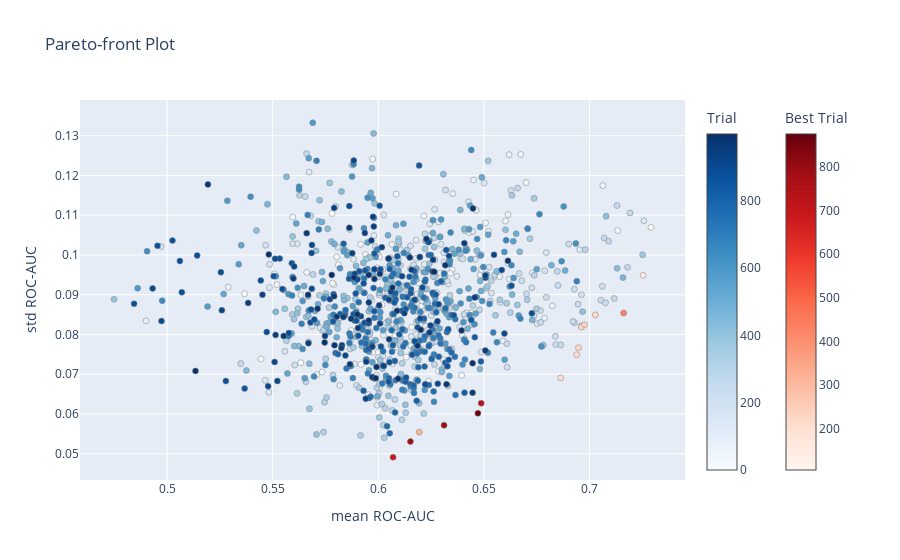

Here is the notebook cell this chart was saved with:
### Code cell
optuna.visualization.plot_pareto_front(study, target_names=["mean ROC-AUC", "std ROC-AUC"])

### Figure 1 — Plotly figure (JSON) as saved in the notebook; plotly's stock layout.template omitted (floating-point values rounded to 4 significant figures; data arrays with more than 128 entries replaced by an {"elided": "..."} marker saying what was removed)
{"data": [{"hovertemplate": "%{text}<extra>Trial</extra>", "marker": {"color": {"elided": "985 int values"}, "colorbar": {"title": {"text": "Trial"}}, "colorscale": [[0, "rgb(247,251,255)"], [0.125, "rgb(222,235,247)"], [0.25, "rgb(198,219,239)"], [0.375, "rgb(158,202,225)"], [0.5, "rgb(107,174,214)"], [0.625, "rgb(66,146,198)"], [0.75, "rgb(33,113,181)"], [0.875, "rgb(8,81,156)"], [1, "rgb(8,48,107)"]], "line": {"color": "Grey", "width": 0.5}}, "mode": "markers", "showlegend": false, "text": {"elided": "985 str values"}, "type": "scatter", "x": {"elided": "985 float values"}, "y": {"elided": "985 float values"}}, {"hovertemplate": "%{text}<extra>Best Trial</extra>", "marker": {"color": [105, 176, 211, 217, 220, 222, 225, 234, 311, 438, 694, 736, 787, 799, 876], "colorbar": {"title": {"text": "Best Trial"}, "x": 1.1, "xpad": 40}, "colorscale": [[0, "rgb(255,245,240)"], [0.125, "rgb(254,224,210)"], [0.25, "rgb(252,187,161)"], [0.375, "rgb(252,146,114)"], [0.5, "rgb(251,106,74)"], [0.625, "rgb(239,59,44)"], [0.75, "rgb(203,24,29)"], [0.875, "rgb(165,15,21)"], [1, "rgb(103,0,13)"]], "line": {"color": "Grey", "width": 0.5}}, "mode": "markers", "showlegend": false, "text": ["{<br>  \"number\": 105,<br>  \"values\": [<br>    0.729115017272912,<br>    0.10692598116504765<br>  ],<br>  \"params\": {<br>    \"ORE_TONNAGE\": 1,<br>    \"INITIAL_COST\": 1,<br>    \"COPPER_GRADE\": 0,<br>    \"GOLD_DENSITY\": 1,<br>    \"SILVER_DENSITY\": 0,<br>    \"PRECIOUS_ORE_DENSITY\": 0,<br>    \"GOLD_TONNAGE\": 1,<br>    \"SILVER_TONNAGE\": 1,<br>    \"PRECIOUS_TONNAGE\": 0,<br>    \"COPPER_TONNAGE\": 0,<br>    \"ECONOMIC_TONNAGE\": 1,<br>    \"LOG_10_ORE_TONNAGE\": 1,<br>    \"LOG_10_INITIAL_COST\": 1,<br>    \"LOG_10_COPPER_GRADE\": 1,<br>    \"LOG_10_GOLD_DENSITY\": 0,<br>    \"LOG_10_SILVER_DENSITY\": 0,<br>    \"LOG_10_PRECIOUS_ORE_DENSITY\": 1,<br>    \"LOG_10_GOLD_TONNAGE\": 0,<br>    \"LOG_10_SILVER_TONNAGE\": 1,<br>    \"LOG_10_PRECIOUS_TONNAGE\": 0,<br>    \"LOG_10_COPPER_TONNAGE\": 0,<br>    \"LOG_10_ECONOMIC_TONNAGE\": 0,<br>    \"GLOBAL_REGION\": 0,<br>    \"GEOLOGIC_ORE_BODY_TYPE\": 0,<br>    \"n_components\": 2,<br>    \"n_estimators\": 6,<br>    \"max_depth\": 2,<br>    \"min_samples_split\": 8,<br>    \"min_samples_leaf\": 4<br>  }<br>}", "{<br>  \"number\": 176,<br>  \"values\": [<br>    0.7254092438302967,<br>    0.09486836201735434<br>  ],<br>  \"params\": {<br>    \"ORE_TONNAGE\": 1,<br>    \"INITIAL_COST\": 1,<br>    \"COPPER_GRADE\": 0,<br>    \"GOLD_DENSITY\": 1,<br>    \"SILVER_DENSITY\": 0,<br>    \"PRECIOUS_ORE_DENSITY\": 0,<br>    \"GOLD_TONNAGE\": 0,<br>    \"SILVER_TONNAGE\": 1,<br>    \"PRECIOUS_TONNAGE\": 1,<br>    \"COPPER_TONNAGE\": 1,<br>    \"ECONOMIC_TONNAGE\": 1,<br>    \"LOG_10_ORE_TONNAGE\": 1,<br>    \"LOG_10_INITIAL_COST\": 1,<br>    \"LOG_10_COPPER_GRADE\": 0,<br>    \"LOG_10_GOLD_DENSITY\": 0,<br>    \"LOG_10_SILVER_DENSITY\": 1,<br>    \"LOG_10_PRECIOUS_ORE_DENSITY\": 0,<br>    \"LOG_10_GOLD_TONNAGE\": 0,<br>    \"LOG_10_SILVER_TONNAGE\": 0,<br>    \"LOG_10_PRECIOUS_TONNAGE\": 1,<br>    \"LOG_10_COPPER_TONNAGE\": 0,<br>    \"LOG_10_ECONOMIC_TONNAGE\": 0,<br>    \"GLOBAL_REGION\": 0,<br>    \"GEOLOGIC_ORE_BODY_TYPE\": 0,<br>    \"n_components\": 2,<br>    \"n_estimators\": 6,<br>    \"max_depth\": 2,<br>    \"min_samples_split\": 9,<br>    \"min_samples_leaf\": 2<br>  }<br>}", "{<br>  \"number\": 211,<br>  \"values\": [<br>    0.6863803653277336,<br>    0.06905482436851888<br>  ],<br>  \"params\": {<br>    \"ORE_TONNAGE\": 1,<br>    \"INITIAL_COST\": 1,<br>    \"COPPER_GRADE\": 1,<br>    \"GOLD_DENSITY\": 1,<br>    \"SILVER_DENSITY\": 1,<br>    \"PRECIOUS_ORE_DENSITY\": 0,<br>    \"GOLD_TONNAGE\": 0,<br>    \"SILVER_TONNAGE\": 1,<br>    \"PRECIOUS_TONNAGE\": 1,<br>    \"COPPER_TONNAGE\": 1,<br>    \"ECONOMIC_TONNAGE\": 1,<br>    \"LOG_10_ORE_TONNAGE\": 1,<br>    \"LOG_10_INITIAL_COST\": 1,<br>    \"LOG_10_COPPER_GRADE\": 0,<br>    \"LOG_10_GOLD_DENSITY\": 0,<br>    \"LOG_10_SILVER_DENSITY\": 1,<br>    \"LOG_10_PRECIOUS_ORE_DENSITY\": 0,<br>    \"LOG_10_GOLD_TONNAGE\": 1,<br>    \"LOG_10_SILVER_TONNAGE\": 0,<br>    \"LOG_10_PRECIOUS_TONNAGE\": 1,<br>    \"LOG_10_COPPER_TONNAGE\": 0,<br>    \"LOG_10_ECONOMIC_TONNAGE\": 1,<br>    \"GLOBAL_REGION\": 0,<br>    \"GEOLOGIC_ORE_BODY_TYPE\": 0,<br>    \"n_components\": 2,<br>    \"n_estimators\": 6,<br>    \"max_depth\": 2,<br>    \"min_samples_split\": 9,<br>    \"min_samples_leaf\": 5<br>  }<br>}", "{<br>  \"number\": 217,<br>  \"values\": [<br>    0.6939200478674166,<br>    0.07490653035324724<br>  ],<br>  \"params\": {<br>    \"ORE_TONNAGE\": 1,<br>    \"INITIAL_COST\": 1,<br>    \"COPPER_GRADE\": 1,<br>    \"GOLD_DENSITY\": 1,<br>    \"SILVER_DENSITY\": 1,<br>    \"PRECIOUS_ORE_DENSITY\": 0,<br>    \"GOLD_TONNAGE\": 0,<br>    \"SILVER_TONNAGE\": 1,<br>    \"PRECIOUS_TONNAGE\": 1,<br>    \"COPPER_TONNAGE\": 1,<br>    \"ECONOMIC_TONNAGE\": 1,<br>    \"LOG_10_ORE_TONNAGE\": 1,<br>    \"LOG_10_INITIAL_COST\": 1,<br>    \"LOG_10_COPPER_GRADE\": 0,<br>    \"LOG_10_GOLD_DENSITY\": 0,<br>    \"LOG_10_SILVER_DENSITY\": 1,<br>    \"LOG_10_PRECIOUS_ORE_DENSITY\": 0,<br>    \"LOG_10_GOLD_TONNAGE\": 1,<br>    \"LOG_10_SILVER_TONNAGE\": 0,<br>    \"LOG_10_PRECIOUS_TONNAGE\": 1,<br>    \"LOG_10_COPPER_TONNAGE\": 0,<br>    \"LOG_10_ECONOMIC_TONNAGE\": 1,<br>    \"GLOBAL_REGION\": 0,<br>    \"GEOLOGIC_ORE_BODY_TYPE\": 0,<br>    \"n_components\": 2,<br>    \"n_estimators\": 6,<br>    \"max_depth\": 2,<br>    \"min_samples_split\": 9,<br>    \"min_samples_leaf\": 5<br>  }<br>}", "{<br>  \"number\": 220,<br>  \"values\": [<br>    0.7027879383142541,<br>    0.08490879170894212<br>  ],<br>  \"params\": {<br>    \"ORE_TONNAGE\": 1,<br>    \"INITIAL_COST\": 1,<br>    \"COPPER_GRADE\": 1,<br>    \"GOLD_DENSITY\": 1,<br>    \"SILVER_DENSITY\": 1,<br>    \"PRECIOUS_ORE_DENSITY\": 0,<br>    \"GOLD_TONNAGE\": 0,<br>    \"SILVER_TONNAGE\": 1,<br>    \"PRECIOUS_TONNAGE\": 1,<br>    \"COPPER_TONNAGE\": 1,<br>    \"ECONOMIC_TONNAGE\": 1,<br>    \"LOG_10_ORE_TONNAGE\": 1,<br>    \"LOG_10_INITIAL_COST\": 1,<br>    \"LOG_10_COPPER_GRADE\": 0,<br>    \"LOG_10_GOLD_DENSITY\": 0,<br>    \"LOG_10_SILVER_DENSITY\": 1,<br>    \"LOG_10_PRECIOUS_ORE_DENSITY\": 0,<br>    \"LOG_10_GOLD_TONNAGE\": 1,<br>    \"LOG_10_SILVER_TONNAGE\": 0,<br>    \"LOG_10_PRECIOUS_TONNAGE\": 1,<br>    \"LOG_10_COPPER_TONNAGE\": 0,<br>    \"LOG_10_ECONOMIC_TONNAGE\": 1,<br>    \"GLOBAL_REGION\": 0,<br>    \"GEOLOGIC_ORE_BODY_TYPE\": 0,<br>    \"n_components\": 2,<br>    \"n_estimators\": 6,<br>    \"max_depth\": 2,<br>    \"min_samples_split\": 9,<br>    \"min_samples_leaf\": 5<br>  }<br>}", "{<br>  \"number\": 222,<br>  \"values\": [<br>    0.6962056041003409,<br>    0.08189009285381801<br>  ],<br>  \"params\": {<br>    \"ORE_TONNAGE\": 1,<br>    \"INITIAL_COST\": 1,<br>    \"COPPER_GRADE\": 1,<br>    \"GOLD_DENSITY\": 1,<br>    \"SILVER_DENSITY\": 1,<br>    \"PRECIOUS_ORE_DENSITY\": 0,<br>    \"GOLD_TONNAGE\": 0,<br>    \"SILVER_TONNAGE\": 1,<br>    \"PRECIOUS_TONNAGE\": 1,<br>    \"COPPER_TONNAGE\": 1,<br>    \"ECONOMIC_TONNAGE\": 1,<br>    \"LOG_10_ORE_TONNAGE\": 1,<br>    \"LOG_10_INITIAL_COST\": 1,<br>    \"LOG_10_COPPER_GRADE\": 0,<br>    \"LOG_10_GOLD_DENSITY\": 0,<br>    \"LOG_10_SILVER_DENSITY\": 1,<br>    \"LOG_10_PRECIOUS_ORE_DENSITY\": 0,<br>    \"LOG_10_GOLD_TONNAGE\": 1,<br>    \"LOG_10_SILVER_TONNAGE\": 0,<br>    \"LOG_10_PRECIOUS_TONNAGE\": 1,<br>    \"LOG_10_COPPER_TONNAGE\": 0,<br>    \"LOG_10_ECONOMIC_TONNAGE\": 1,<br>    \"GLOBAL_REGION\": 0,<br>    \"GEOLOGIC_ORE_BODY_TYPE\": 0,<br>    \"n_components\": 2,<br>    \"n_estimators\": 6,<br>    \"max_depth\": 2,<br>    \"min_samples_split\": 9,<br>    \"min_samples_leaf\": 5<br>  }<br>}", "{<br>  \"number\": 225,<br>  \"values\": [<br>    0.6947831289936555,<br>    0.07666522415955067<br>  ],<br>  \"params\": {<br>    \"ORE_TONNAGE\": 1,<br>    \"INITIAL_COST\": 1,<br>    \"COPPER_GRADE\": 1,<br>    \"GOLD_DENSITY\": 1,<br>    \"SILVER_DENSITY\": 1,<br>    \"PRECIOUS_ORE_DENSITY\": 0,<br>    \"GOLD_TONNAGE\": 0,<br>    \"SILVER_TONNAGE\": 1,<br>    \"PRECIOUS_TONNAGE\": 1,<br>    \"COPPER_TONNAGE\": 1,<br>    \"ECONOMIC_TONNAGE\": 1,<br>    \"LOG_10_ORE_TONNAGE\": 1,<br>    \"LOG_10_INITIAL_COST\": 1,<br>    \"LOG_10_COPPER_GRADE\": 0,<br>    \"LOG_10_GOLD_DENSITY\": 0,<br>    \"LOG_10_SILVER_DENSITY\": 1,<br>    \"LOG_10_PRECIOUS_ORE_DENSITY\": 0,<br>    \"LOG_10_GOLD_TONNAGE\": 1,<br>    \"LOG_10_SILVER_TONNAGE\": 0,<br>    \"LOG_10_PRECIOUS_TONNAGE\": 1,<br>    \"LOG_10_COPPER_TONNAGE\": 0,<br>    \"LOG_10_ECONOMIC_TONNAGE\": 1,<br>    \"GLOBAL_REGION\": 0,<br>    \"GEOLOGIC_ORE_BODY_TYPE\": 0,<br>    \"n_components\": 2,<br>    \"n_estimators\": 6,<br>    \"max_depth\": 2,<br>    \"min_samples_split\": 9,<br>    \"min_samples_leaf\": 5<br>  }<br>}", "{<br>  \"number\": 234,<br>  \"values\": [<br>    0.6976800108379055,<br>    0.08245085191590391<br>  ],<br>  \"params\": {<br>    \"ORE_TONNAGE\": 1,<br>    \"INITIAL_COST\": 1,<br>    \"COPPER_GRADE\": 1,<br>    \"GOLD_DENSITY\": 1,<br>    \"SILVER_DENSITY\": 1,<br>    \"PRECIOUS_ORE_DENSITY\": 0,<br>    \"GOLD_TONNAGE\": 0,<br>    \"SILVER_TONNAGE\": 1,<br>    \"PRECIOUS_TONNAGE\": 1,<br>    \"COPPER_TONNAGE\": 1,<br>    \"ECONOMIC_TONNAGE\": 1,<br>    \"LOG_10_ORE_TONNAGE\": 1,<br>    \"LOG_10_INITIAL_COST\": 1,<br>    \"LOG_10_COPPER_GRADE\": 0,<br>    \"LOG_10_GOLD_DENSITY\": 0,<br>    \"LOG_10_SILVER_DENSITY\": 1,<br>    \"LOG_10_PRECIOUS_ORE_DENSITY\": 0,<br>    \"LOG_10_GOLD_TONNAGE\": 1,<br>    \"LOG_10_SILVER_TONNAGE\": 0,<br>    \"LOG_10_PRECIOUS_TONNAGE\": 1,<br>    \"LOG_10_COPPER_TONNAGE\": 0,<br>    \"LOG_10_ECONOMIC_TONNAGE\": 1,<br>    \"GLOBAL_REGION\": 0,<br>    \"GEOLOGIC_ORE_BODY_TYPE\": 0,<br>    \"n_components\": 2,<br>    \"n_estimators\": 6,<br>    \"max_depth\": 2,<br>    \"min_samples_split\": 9,<br>    \"min_samples_leaf\": 5<br>  }<br>}", "{<br>  \"number\": 311,<br>  \"values\": [<br>    0.6194066246697826,<br>    0.055419832108675016<br>  ],<br>  \"params\": {<br>    \"ORE_TONNAGE\": 1,<br>    \"INITIAL_COST\": 1,<br>    \"COPPER_GRADE\": 1,<br>    \"GOLD_DENSITY\": 1,<br>    \"SILVER_DENSITY\": 1,<br>    \"PRECIOUS_ORE_DENSITY\": 1,<br>    \"GOLD_TONNAGE\": 0,<br>    \"SILVER_TONNAGE\": 0,<br>    \"PRECIOUS_TONNAGE\": 0,<br>    \"COPPER_TONNAGE\": 0,<br>    \"ECONOMIC_TONNAGE\": 0,<br>    \"LOG_10_ORE_TONNAGE\": 1,<br>    \"LOG_10_INITIAL_COST\": 1,<br>    \"LOG_10_COPPER_GRADE\": 0,<br>    \"LOG_10_GOLD_DENSITY\": 1,<br>    \"LOG_10_SILVER_DENSITY\": 1,<br>    \"LOG_10_PRECIOUS_ORE_DENSITY\": 0,<br>    \"LOG_10_GOLD_TONNAGE\": 0,<br>    \"LOG_10_SILVER_TONNAGE\": 0,<br>    \"LOG_10_PRECIOUS_TONNAGE\": 1,<br>    \"LOG_10_COPPER_TONNAGE\": 0,<br>    \"LOG_10_ECONOMIC_TONNAGE\": 1,<br>    \"GLOBAL_REGION\": 1,<br>    \"GEOLOGIC_ORE_BODY_TYPE\": 0,<br>    \"n_components\": 1,<br>    \"n_estimators\": 6,<br>    \"max_depth\": 2,<br>    \"min_samples_split\": 3,<br>    \"min_samples_leaf\": 4<br>  }<br>}", "{<br>  \"number\": 438,<br>  \"values\": [<br>    0.716159204317099,<br>    0.08538207263266775<br>  ],<br>  \"params\": {<br>    \"ORE_TONNAGE\": 1,<br>    \"INITIAL_COST\": 1,<br>    \"COPPER_GRADE\": 1,<br>    \"GOLD_DENSITY\": 1,<br>    \"SILVER_DENSITY\": 1,<br>    \"PRECIOUS_ORE_DENSITY\": 0,<br>    \"GOLD_TONNAGE\": 0,<br>    \"SILVER_TONNAGE\": 1,<br>    \"PRECIOUS_TONNAGE\": 1,<br>    \"COPPER_TONNAGE\": 1,<br>    \"ECONOMIC_TONNAGE\": 1,<br>    \"LOG_10_ORE_TONNAGE\": 0,<br>    \"LOG_10_INITIAL_COST\": 1,<br>    \"LOG_10_COPPER_GRADE\": 0,<br>    \"LOG_10_GOLD_DENSITY\": 0,<br>    \"LOG_10_SILVER_DENSITY\": 1,<br>    \"LOG_10_PRECIOUS_ORE_DENSITY\": 0,<br>    \"LOG_10_GOLD_TONNAGE\": 0,<br>    \"LOG_10_SILVER_TONNAGE\": 0,<br>    \"LOG_10_PRECIOUS_TONNAGE\": 1,<br>    \"LOG_10_COPPER_TONNAGE\": 0,<br>    \"LOG_10_ECONOMIC_TONNAGE\": 0,<br>    \"GLOBAL_REGION\": 0,<br>    \"GEOLOGIC_ORE_BODY_TYPE\": 0,<br>    \"n_components\": 2,<br>    \"n_estimators\": 6,<br>    \"max_depth\": 2,<br>    \"min_samples_split\": 9,<br>    \"min_samples_leaf\": 4<br>  }<br>}", "{<br>  \"number\": 694,<br>  \"values\": [<br>    0.6070056899004268,<br>    0.04910537149008717<br>  ],<br>  \"params\": {<br>    \"ORE_TONNAGE\": 1,<br>    \"INITIAL_COST\": 1,<br>    \"COPPER_GRADE\": 0,<br>    \"GOLD_DENSITY\": 1,<br>    \"SILVER_DENSITY\": 1,<br>    \"PRECIOUS_ORE_DENSITY\": 1,<br>    \"GOLD_TONNAGE\": 0,<br>    \"SILVER_TONNAGE\": 0,<br>    \"PRECIOUS_TONNAGE\": 1,<br>    \"COPPER_TONNAGE\": 1,<br>    \"ECONOMIC_TONNAGE\": 0,<br>    \"LOG_10_ORE_TONNAGE\": 1,<br>    \"LOG_10_INITIAL_COST\": 1,<br>    \"LOG_10_COPPER_GRADE\": 0,<br>    \"LOG_10_GOLD_DENSITY\": 0,<br>    \"LOG_10_SILVER_DENSITY\": 0,<br>    \"LOG_10_PRECIOUS_ORE_DENSITY\": 0,<br>    \"LOG_10_GOLD_TONNAGE\": 1,<br>    \"LOG_10_SILVER_TONNAGE\": 1,<br>    \"LOG_10_PRECIOUS_TONNAGE\": 1,<br>    \"LOG_10_COPPER_TONNAGE\": 0,<br>    \"LOG_10_ECONOMIC_TONNAGE\": 1,<br>    \"GLOBAL_REGION\": 1,<br>    \"GEOLOGIC_ORE_BODY_TYPE\": 0,<br>    \"n_components\": 2,<br>    \"n_estimators\": 6,<br>    \"max_depth\": 5,<br>    \"min_samples_split\": 9,<br>    \"min_samples_leaf\": 5<br>  }<br>}", "{<br>  \"number\": 736,<br>  \"values\": [<br>    0.6487186434554857,<br>    0.0627191375131807<br>  ],<br>  \"params\": {<br>    \"ORE_TONNAGE\": 1,<br>    \"INITIAL_COST\": 1,<br>    \"COPPER_GRADE\": 0,<br>    \"GOLD_DENSITY\": 1,<br>    \"SILVER_DENSITY\": 1,<br>    \"PRECIOUS_ORE_DENSITY\": 1,<br>    \"GOLD_TONNAGE\": 1,<br>    \"SILVER_TONNAGE\": 0,<br>    \"PRECIOUS_TONNAGE\": 1,<br>    \"COPPER_TONNAGE\": 1,<br>    \"ECONOMIC_TONNAGE\": 0,<br>    \"LOG_10_ORE_TONNAGE\": 1,<br>    \"LOG_10_INITIAL_COST\": 1,<br>    \"LOG_10_COPPER_GRADE\": 1,<br>    \"LOG_10_GOLD_DENSITY\": 0,<br>    \"LOG_10_SILVER_DENSITY\": 0,<br>    \"LOG_10_PRECIOUS_ORE_DENSITY\": 0,<br>    \"LOG_10_GOLD_TONNAGE\": 1,<br>    \"LOG_10_SILVER_TONNAGE\": 1,<br>    \"LOG_10_PRECIOUS_TONNAGE\": 1,<br>    \"LOG_10_COPPER_TONNAGE\": 1,<br>    \"LOG_10_ECONOMIC_TONNAGE\": 1,<br>    \"GLOBAL_REGION\": 1,<br>    \"GEOLOGIC_ORE_BODY_TYPE\": 1,<br>    \"n_components\": 2,<br>    \"n_estimators\": 10,<br>    \"max_depth\": 5,<br>    \"min_samples_split\": 9,<br>    \"min_samples_leaf\": 5<br>  }<br>}", "{<br>  \"number\": 787,<br>  \"values\": [<br>    0.6152041138883244,<br>    0.053039699476132435<br>  ],<br>  \"params\": {<br>    \"ORE_TONNAGE\": 1,<br>    \"INITIAL_COST\": 1,<br>    \"COPPER_GRADE\": 0,<br>    \"GOLD_DENSITY\": 1,<br>    \"SILVER_DENSITY\": 1,<br>    \"PRECIOUS_ORE_DENSITY\": 1,<br>    \"GOLD_TONNAGE\": 0,<br>    \"SILVER_TONNAGE\": 0,<br>    \"PRECIOUS_TONNAGE\": 1,<br>    \"COPPER_TONNAGE\": 1,<br>    \"ECONOMIC_TONNAGE\": 0,<br>    \"LOG_10_ORE_TONNAGE\": 1,<br>    \"LOG_10_INITIAL_COST\": 1,<br>    \"LOG_10_COPPER_GRADE\": 0,<br>    \"LOG_10_GOLD_DENSITY\": 0,<br>    \"LOG_10_SILVER_DENSITY\": 0,<br>    \"LOG_10_PRECIOUS_ORE_DENSITY\": 0,<br>    \"LOG_10_GOLD_TONNAGE\": 1,<br>    \"LOG_10_SILVER_TONNAGE\": 1,<br>    \"LOG_10_PRECIOUS_TONNAGE\": 1,<br>    \"LOG_10_COPPER_TONNAGE\": 0,<br>    \"LOG_10_ECONOMIC_TONNAGE\": 1,<br>    \"GLOBAL_REGION\": 1,<br>    \"GEOLOGIC_ORE_BODY_TYPE\": 1,<br>    \"n_components\": 2,<br>    \"n_estimators\": 6,<br>    \"max_depth\": 4,<br>    \"min_samples_split\": 9,<br>    \"min_samples_leaf\": 5<br>  }<br>}", "{<br>  \"number\": 799,<br>  \"values\": [<br>    0.6311454311454311,<br>    0.05714268889100937<br>  ],<br>  \"params\": {<br>    \"ORE_TONNAGE\": 1,<br>    \"INITIAL_COST\": 1,<br>    \"COPPER_GRADE\": 0,<br>    \"GOLD_DENSITY\": 1,<br>    \"SILVER_DENSITY\": 1,<br>    \"PRECIOUS_ORE_DENSITY\": 1,<br>    \"GOLD_TONNAGE\": 0,<br>    \"SILVER_TONNAGE\": 0,<br>    \"PRECIOUS_TONNAGE\": 1,<br>    \"COPPER_TONNAGE\": 1,<br>    \"ECONOMIC_TONNAGE\": 0,<br>    \"LOG_10_ORE_TONNAGE\": 1,<br>    \"LOG_10_INITIAL_COST\": 1,<br>    \"LOG_10_COPPER_GRADE\": 1,<br>    \"LOG_10_GOLD_DENSITY\": 0,<br>    \"LOG_10_SILVER_DENSITY\": 0,<br>    \"LOG_10_PRECIOUS_ORE_DENSITY\": 0,<br>    \"LOG_10_GOLD_TONNAGE\": 1,<br>    \"LOG_10_SILVER_TONNAGE\": 1,<br>    \"LOG_10_PRECIOUS_TONNAGE\": 1,<br>    \"LOG_10_COPPER_TONNAGE\": 1,<br>    \"LOG_10_ECONOMIC_TONNAGE\": 1,<br>    \"GLOBAL_REGION\": 1,<br>    \"GEOLOGIC_ORE_BODY_TYPE\": 1,<br>    \"n_components\": 3,<br>    \"n_estimators\": 7,<br>    \"max_depth\": 5,<br>    \"min_samples_split\": 9,<br>    \"min_samples_leaf\": 5<br>  }<br>}", "{<br>  \"number\": 876,<br>  \"values\": [<br>    0.6471477116213956,<br>    0.060166355571240136<br>  ],<br>  \"params\": {<br>    \"ORE_TONNAGE\": 0,<br>    \"INITIAL_COST\": 0,<br>    \"COPPER_GRADE\": 0,<br>    \"GOLD_DENSITY\": 1,<br>    \"SILVER_DENSITY\": 1,<br>    \"PRECIOUS_ORE_DENSITY\": 0,<br>    \"GOLD_TONNAGE\": 1,<br>    \"SILVER_TONNAGE\": 1,<br>    \"PRECIOUS_TONNAGE\": 1,<br>    \"COPPER_TONNAGE\": 1,<br>    \"ECONOMIC_TONNAGE\": 1,<br>    \"LOG_10_ORE_TONNAGE\": 1,<br>    \"LOG_10_INITIAL_COST\": 1,<br>    \"LOG_10_COPPER_GRADE\": 0,<br>    \"LOG_10_GOLD_DENSITY\": 0,<br>    \"LOG_10_SILVER_DENSITY\": 0,<br>    \"LOG_10_PRECIOUS_ORE_DENSITY\": 0,<br>    \"LOG_10_GOLD_TONNAGE\": 1,<br>    \"LOG_10_SILVER_TONNAGE\": 1,<br>    \"LOG_10_PRECIOUS_TONNAGE\": 0,<br>    \"LOG_10_COPPER_TONNAGE\": 0,<br>    \"LOG_10_ECONOMIC_TONNAGE\": 0,<br>    \"GLOBAL_REGION\": 1,<br>    \"GEOLOGIC_ORE_BODY_TYPE\": 0,<br>    \"n_components\": 2,<br>    \"n_estimators\": 7,<br>    \"max_depth\": 5,<br>    \"min_samples_split\": 9,<br>    \"min_samples_leaf\": 5<br>  }<br>}"], "type": "scatter", "x": [0.7291, 0.7254, 0.6864, 0.6939, 0.7028, 0.6962, 0.6948, 0.6977, 0.6194, 0.7162, 0.607, 0.6487, 0.6152, 0.6311, 0.6471], "y": [0.1069, 0.09487, 0.06905, 0.07491, 0.08491, 0.08189, 0.07667, 0.08245, 0.05542, 0.08538, 0.04911, 0.06272, 0.05304, 0.05714, 0.06017]}], "layout": {"title": {"text": "Pareto-front Plot"}, "xaxis": {"title": {"text": "mean ROC-AUC"}}, "yaxis": {"title": {"text": "std ROC-AUC"}}}}
